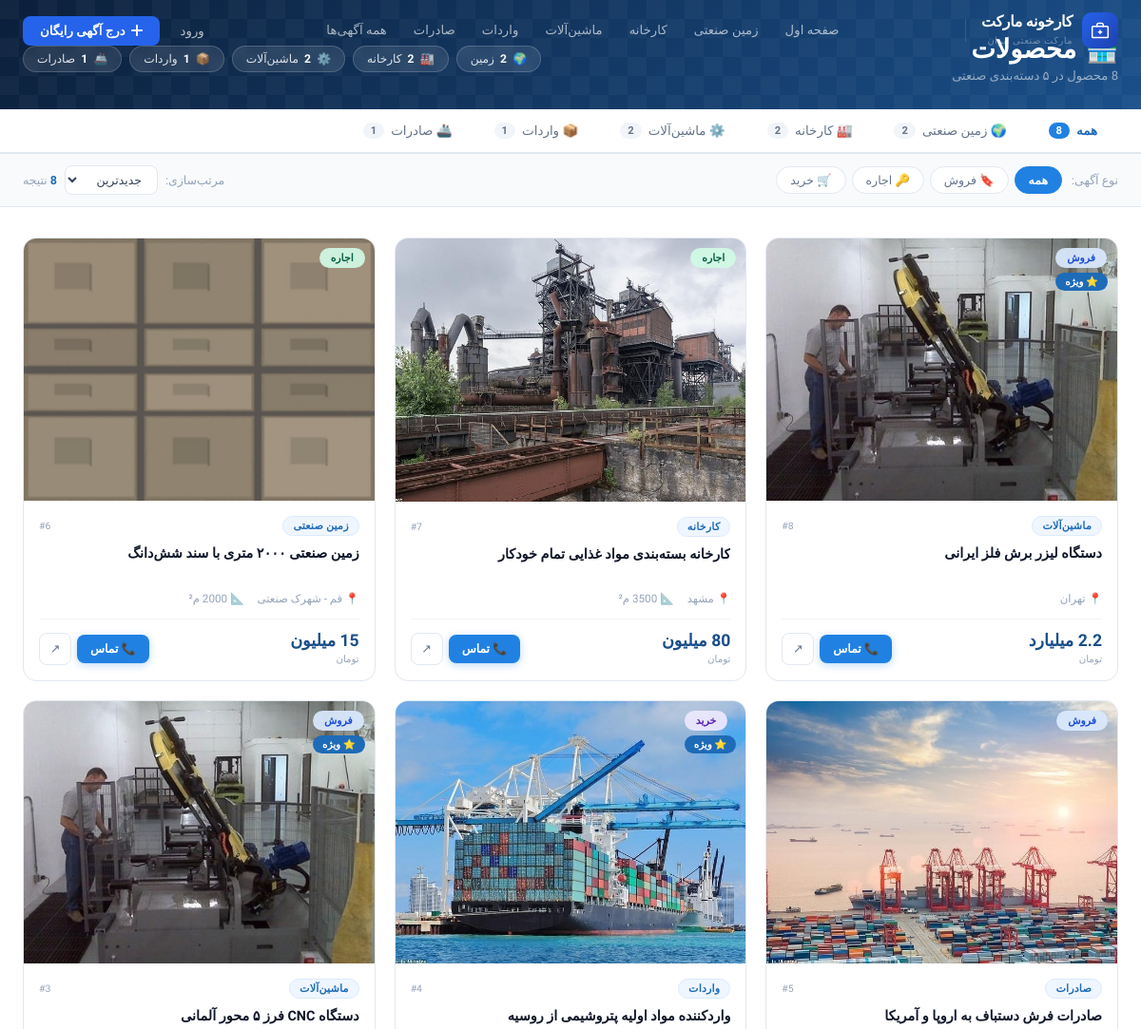
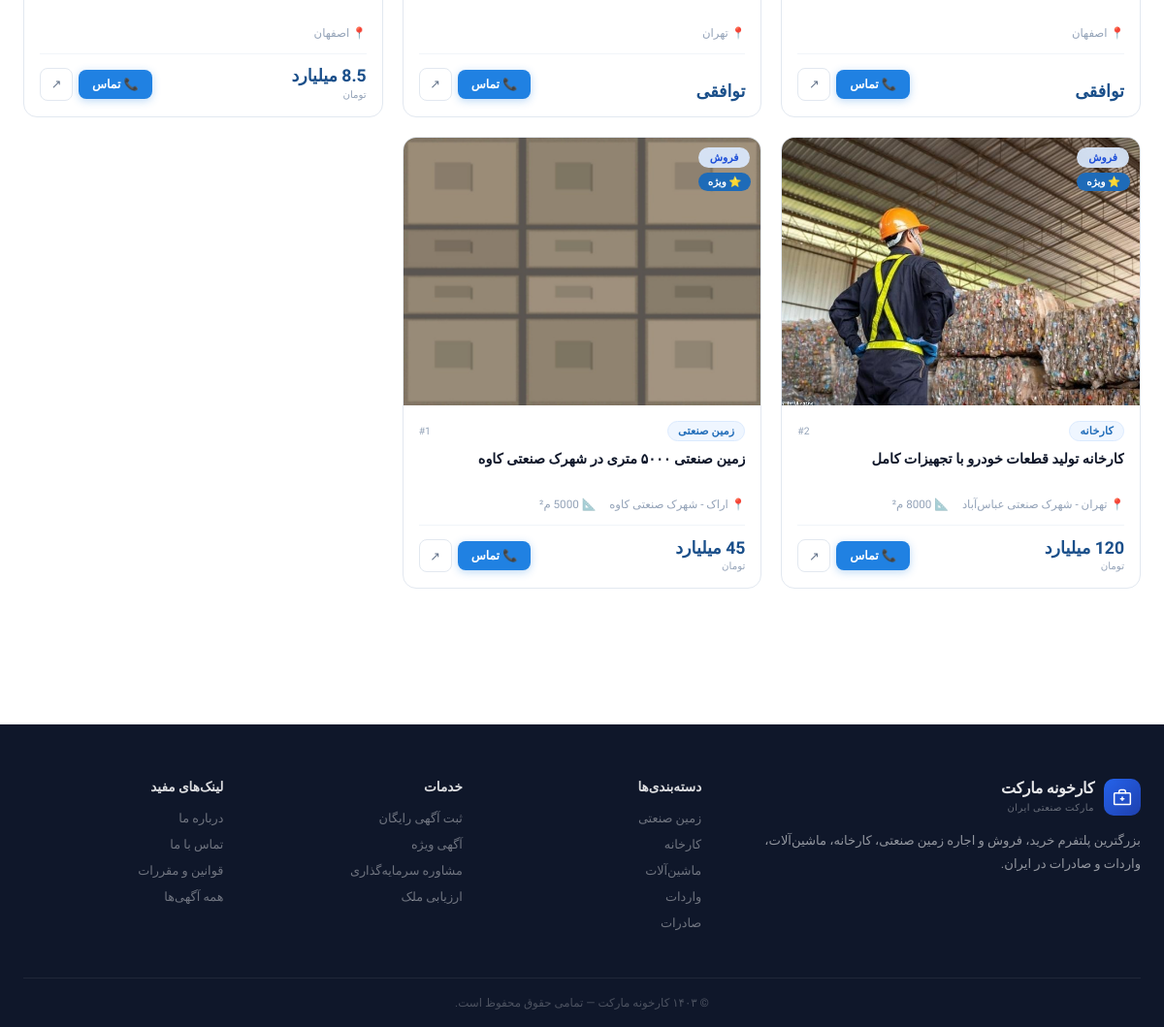
Screenshot of /products/ with the database file from the repository (2 pictures, top to bottom).
### core/models.py (models this page shows, shortened)
class Listing(models.Model):
    title = models.CharField(max_length=200, verbose_name='عنوان')
    category = models.CharField(max_length=20, choices=CATEGORY_CHOICES, verbose_name='دسته‌بندی')
    status = models.CharField(max_length=10, choices=STATUS_CHOICES, default='sale', verbose_name='نوع آگهی')
    description = models.TextField(verbose_name='توضیحات')
    price = models.BigIntegerField(null=True, blank=True, verbose_name='قیمت (تومان)')
    area = models.FloatField(null=True, blank=True, verbose_name='مساحت (متر مربع)')
    location = models.CharField(max_length=200, verbose_name='موقعیت')
    image = models.ImageField(upload_to='listings/', null=True, blank=True, verbose_name='تصویر')
    contact = models.CharField(max_length=50, verbose_name='تلفن تماس')
    owner = models.ForeignKey(User, on_delete=models.SET_NULL, null=True, blank=True, related_name='listings', verbose_name='کاربر')
    created_at = models.DateTimeField(auto_now_add=True)
    is_featured = models.BooleanField(default=False, verbose_name='ویژه')
    is_active = models.BooleanField(default=True, verbose_name='فعال')
    class Meta:
        verbose_name = 'آگهی'
        verbose_name_plural = 'آگهی‌ها'
        ordering = ['-created_at']
    def formatted_price(self):
        if not self.price:
            return 'توافقی'
        p = self.price
        if p >= 1_000_000_000_000:
            val = p / 1_000_000_000_000
            return f"{val:,.0f} هزار میلیارد" if val == int(val) else f"{val:.1f} هزار میلیارد"
        if p >= 1_000_000_000:
            val = p / 1_000_000_000
            return f"{val:,.0f} میلیارد" if val == int(val) else f"{val:.1f} میلیارد"
        if p >= 1_000_000:
            val = p / 1_000_000
            return f"{val:,.0f} میلیون" if val == int(val) else f"{val:.1f} میلیون"
        return f"{p:,}"

### core/views.py (the view)
# urls.py: path('products/', views.products, name='products'),
def products(request):
    qs = Listing.objects.all()
    stats = {
        'all': qs.count(),
        'land': qs.filter(category='land').count(),
        'factory': qs.filter(category='factory').count(),
        'machinery': qs.filter(category='machinery').count(),
        'import': qs.filter(category='import').count(),
        'export': qs.filter(category='export').count(),
        'product': qs.filter(category='product').count(),
        'sale': qs.filter(status='sale').count(),
        'rent': qs.filter(status='rent').count(),
        'buy': qs.filter(status='buy').count(),
    }
    return render(request, 'core/products.html', {
        'listings': qs,
        'stats': stats,
        'categories': CATEGORY_CHOICES,
        'statuses': STATUS_CHOICES,
    })

### core/templates/core/products.html (shortened to what this page needs)
{% extends 'core/base.html' %}
{% block content %}
<div class="products-hero">
    <div class="container">
        <div class="products-hero-inner">
            <div>
                <h1>🏪 <span data-i18n="nav.products">محصولات</span></h1>
                <p>{{ stats.all }} محصول در ۵ دسته‌بندی صنعتی</p>
            </div>
            <div class="hero-stat-chips">
                <div class="hero-stat-chip">🌍 <strong>{{ stats.land }}</strong> زمین</div>
                <div class="hero-stat-chip">🏭 <strong>{{ stats.factory }}</strong> کارخانه</div>
                <div class="hero-stat-chip">⚙️ <strong>{{ stats.machinery }}</strong> ماشین‌آلات</div>
                <div class="hero-stat-chip">📦 <strong>{{ stats.import }}</strong> واردات</div>
                <div class="hero-stat-chip">🚢 <strong>{{ stats.export }}</strong> صادرات</div>
            </div>
        </div>
    </div>
</div>
<div class="tabs-bar">
    <div class="container">
        <div class="tabs-nav">
            <button class="tab-btn active" data-tab="all">
                همه <span class="tab-count">{{ stats.all }}</span>
            </button>
            <button class="tab-btn" data-tab="land">
                🌍 زمین صنعتی <span class="tab-count">{{ stats.land }}</span>
            </button>
            <button class="tab-btn" data-tab="factory">
                🏭 کارخانه <span class="tab-count">{{ stats.factory }}</span>
            </button>
            <button class="tab-btn" data-tab="machinery">
                ⚙️ ماشین‌آلات <span class="tab-count">{{ stats.machinery }}</span>
            </button>
            <button class="tab-btn" data-tab="import">
                📦 واردات <span class="tab-count">{{ stats.import }}</span>
            </button>
            <button class="tab-btn" data-tab="export">
                🚢 صادرات <span class="tab-count">{{ stats.export }}</span>
            </button>
        </div>
    </div>
</div>
<div class="products-filter">
    <div class="container">
        <div class="filter-row">
            <div class="filter-left">
                <span class="filter-label">نوع آگهی:</span>
                <div class="status-chips">
                    <button class="status-chip active" data-status="all">همه</button>
                    <button class="status-chip" data-status="sale">🔖 فروش</button>
                    <button class="status-chip" data-status="rent">🔑 اجاره</button>
                    <button class="status-chip" data-status="buy">🛒 خرید</button>
                </div>
            </div>
            <div class="filter-right">
                <span class="sort-label">مرتب‌سازی:</span>
                <select class="sort-select" id="sortSelect">
                    <option value="newest">جدیدترین</option>
                </select>
                <span class="results-info"><strong id="resultsCount">{{ stats.all }}</strong> نتیجه</span>
            </div>
        </div>
    </div>
</div>
<section class="products-section">
    <div class="container">
        <div class="products-grid" id="productsGrid">
            {% for item in listings %}
            <div class="product-card"
                 data-category="{{ item.category }}"
                 data-status="{{ item.status }}"
                 data-price="{{ item.price|default:0 }}"
                 data-id="{{ item.pk }}">
                <div class="pc-img">
                    {% if item.image %}
                        <img src="{{ item.image.url }}" alt="{{ item.title }}">
                    {% else %}
                        <div class="pc-placeholder">
                            {% if item.category == 'land' %}🌍{% elif item.category == 'factory' %}🏭{% elif item.category == 'machinery' %}⚙️{% elif item.category == 'import' %}📦{% else %}🚢{% endif %}
                        </div>
                    {% endif %}
                    <div class="pc-badges">
                        <span class="pc-status badge-{{ item.status }}">{{ item.get_status_display }}</span>
                        {% if item.is_featured %}<span class="pc-vip">⭐ ویژه</span>{% endif %}
                    </div>
                </div>
                <div class="pc-body">
                    <div class="pc-header">
                        <span class="pc-cat">{{ item.get_category_display }}</span>
                        <span class="pc-id">#{{ item.pk }}</span>
                    </div>
                    <div class="pc-title">{{ item.title }}</div>
                    <div class="pc-meta">
                        <span>📍 {{ item.location }}</span>
                        {% if item.area %}<span>📐 {{ item.area|floatformat:0 }} م²</span>{% endif %}
                    </div>
                    <div class="pc-divider"></div>
                    <div class="pc-footer">
                        <div class="pc-price-wrap">
                            <div class="pc-price">{{ item.formatted_price }}</div>
                            {% if item.price %}<div class="pc-price-unit">تومان</div>{% endif %}
                        </div>
                        <div class="pc-actions">
                            <a href="tel:{{ item.contact }}" class="pc-contact">📞 تماس</a>
                            <a href="{% url 'listing_detail' item.pk %}" class="pc-detail" title="جزئیات">↗</a>
                        </div>
                    </div>
                </div>
            </div>
            {% empty %}
            <div class="products-empty" style="display:flex;">
                <div class="empty-icon">📦</div>
                <h3>هنوز محصولی ثبت نشده</h3>
                <p>اولین محصول را از پنل ادمین اضافه کنید.</p>
            </div>
            {% endfor %}
        </div>
    </div>
</section>
{% endblock %}

### core/templates/core/base.html (style rules this page uses)
:root { --blue-900: #0B1F3A; --blue-800: #103460; --blue-700: #1A4F8A; --blue-600: #1E6BB8; --blue-500: #2081E2; --blue-400: #4A9CF5; --blue-100: #DBEAFE; --blue-50: #EFF6FF; --white: #FFFFFF; --gray-50: #F8FAFC; --gray-100: #F1F5F9; --gray-200: #E2E8F0; --gray-400: #94A3B8; --gray-500: #64748B; --gray-700: #334155; --gray-900: #0F172A; --text: #1E293B; --radius: 14px; --radius-sm: 8px; --shadow-sm: 0 1px 3px rgba(0,0,0,0.06), 0 1px 2px rgba(0,0,0,0.04); --shadow: 0 4px 16px rgba(0,0,0,0.07); --shadow-md: 0 8px 32px rgba(0,0,0,0.10); }
* { margin: 0; padding: 0; box-sizing: border-box; }
body { font-family: 'Vazirmatn', sans-serif; background: #ffffff; color: var(--text); direction: rtl; -webkit-font-smoothing: antialiased; }
a { text-decoration: none; color: inherit; }
.container { max-width: 1240px; margin: 0 auto; padding: 0 24px; }
.badge-sale { background: rgba(219,234,254,0.92); color: #1D4ED8; }
.badge-rent { background: rgba(209,250,229,0.92); color: #065F46; }
.badge-buy { background: rgba(237,233,254,0.92); color: #5B21B6; }

### rows the page displays
Listing: image (picture), status "فروش", is_featured "⭐ ویژه", category "ماشین‌آلات", pk "8", title "دستگاه لیزر برش فلز ایرانی", location "تهران", formatted_price "2.2 میلیارد", shows "تومان"
Listing: image (picture), status "اجاره", category "کارخانه", pk "7", title "کارخانه بسته‌بندی مواد غذایی تمام خودکار", location "مشهد", formatted_price "80 میلیون", shows "تومان"
Listing: image (picture), status "اجاره", category "زمین صنعتی", pk "6", title "زمین صنعتی ۲۰۰۰ متری با سند شش‌دانگ", location "قم - شهرک صنعتی", formatted_price "15 میلیون", shows "تومان"
Listing: image (picture), status "فروش", category "صادرات", pk "5", title "صادرات فرش دستباف به اروپا و آمریکا", location "اصفهان", formatted_price "توافقی"
Listing: image (picture), status "خرید", is_featured "⭐ ویژه", category "واردات", pk "4", title "واردکننده مواد اولیه پتروشیمی از روسیه", location "تهران", formatted_price "توافقی"
Listing: image (picture), status "فروش", is_featured "⭐ ویژه", category "ماشین‌آلات", pk "3", title "دستگاه CNC فرز ۵ محور آلمانی", location "اصفهان", formatted_price "8.5 میلیارد", shows "تومان"
Listing: image (picture), status "فروش", is_featured "⭐ ویژه", category "کارخانه", pk "2", title "کارخانه تولید قطعات خودرو با تجهیزات کامل", location "تهران - شهرک صنعتی عباس‌آباد", formatted_price "120 میلیارد", shows "تومان"
Listing: image (picture), status "فروش", is_featured "⭐ ویژه", category "زمین صنعتی", pk "1", title "زمین صنعتی ۵۰۰۰ متری در شهرک صنعتی کاوه", location "اراک - شهرک صنعتی کاوه", formatted_price "45 میلیارد", shows "تومان"

### other values shown
{{ stats.land }} "2"
{{ stats.factory }} "2"
{{ stats.machinery }} "2"
{{ stats.import }} "1"
{{ stats.export }} "1"
{{ stats.all }} "8"
